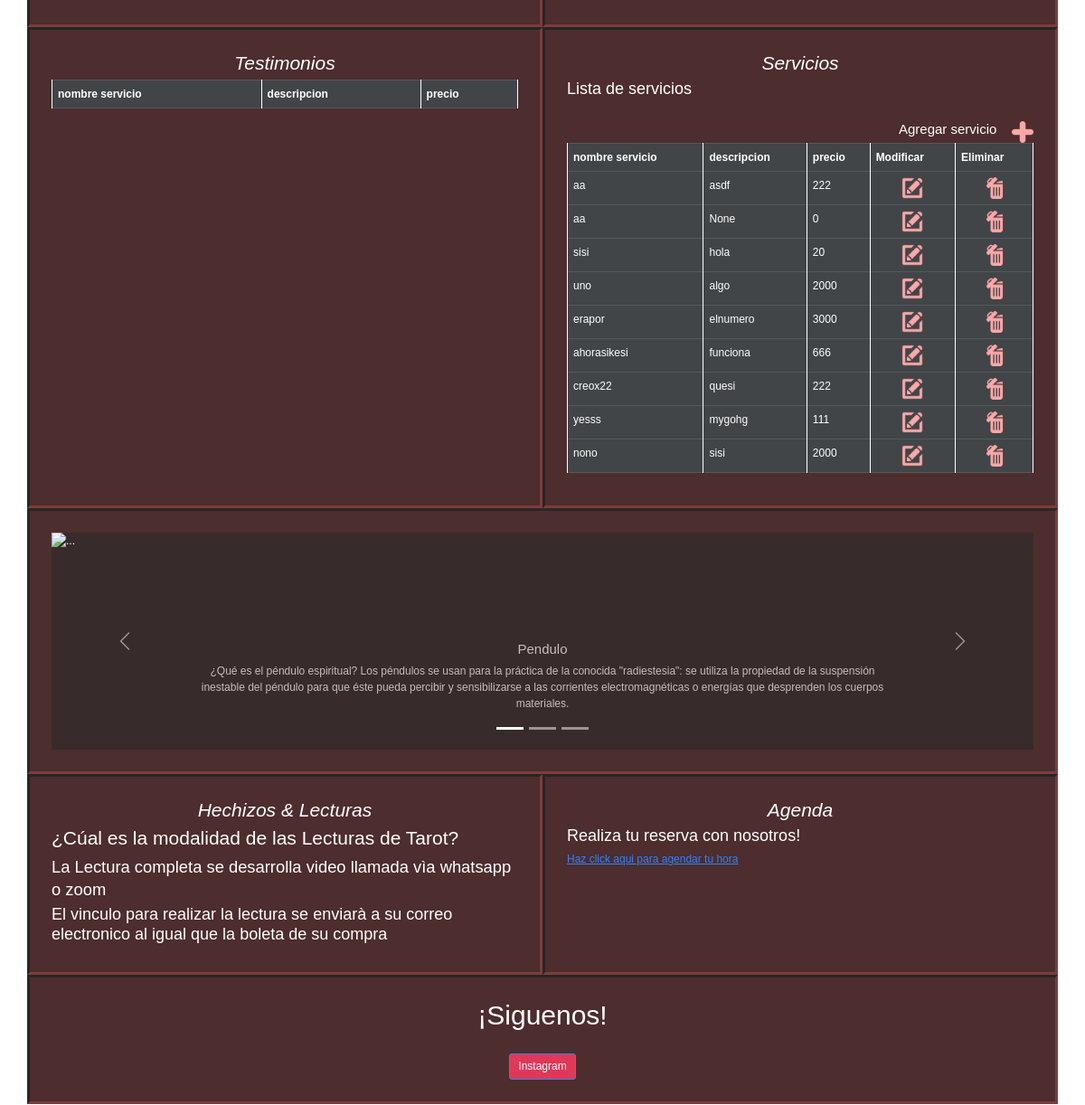
The app's page / (middle part), older data.
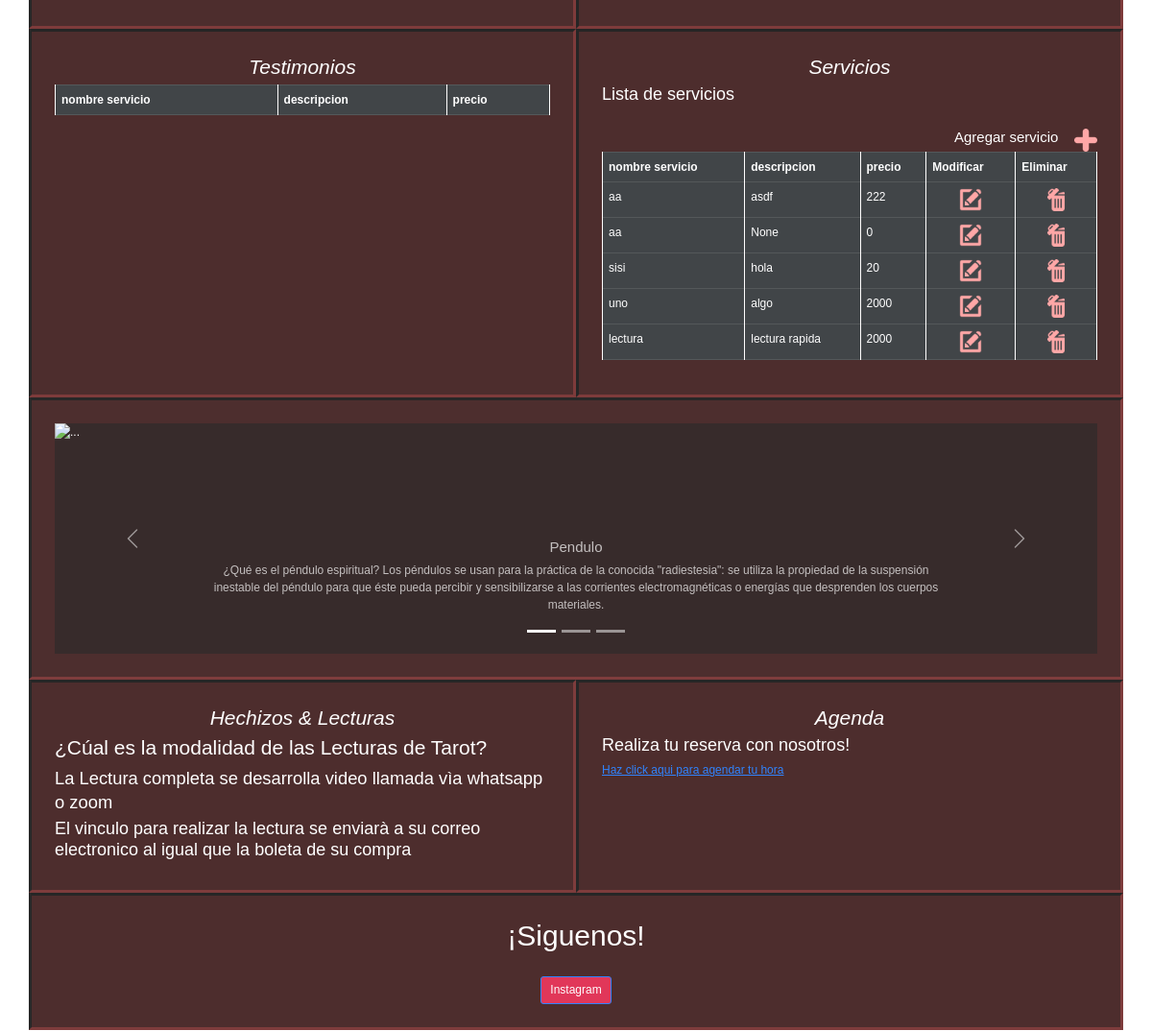
The same page, newer data.
### horas/models.py (models this page shows)
class Servicio(models.Model):
    precio = models.IntegerField(verbose_name='Precio', default=0)
    nombreServicio = models.CharField(max_length=20, verbose_name='Tipo de servicio')
    descripcion = models.CharField(max_length=50,verbose_name='Descripción', null=True)
    def __str__(self):
        return self.nombreServicio

### horas/views.py (the view)
# urls.py: path('', index, name="index"),
def index(request):
    servicios = Servicio.objects.all()
    datos = {
        'servicios': servicios
    }
    return render(request, 'horas/index.html', datos)

### horas/templates/horas/index.html (shortened to what this page needs)
{% load static %} {% load socialaccount %}
<!DOCTYPE html>
<html lang="es">
<head>
    <link href="https://cdn.jsdelivr.net/npm/bootstrap@5.1.3/dist/css/bootstrap.min.css" rel="stylesheet">
    <link type="text/css" rel="stylesheet" href="{% static 'horas/css/style.css' %}">
</head>
<body>
    <br>
    <br>
    <br>
    <br>
    <br>
    <br>
    <section>
        <div class="container">
            <div class="row">
                <div class="col-sm-12 col-md-6 item">
                    <br>
                    <br>
                </div>
                <div class="col-sm-12 col-md-6 item">
                </div>
            </div>
        </div>
    </section>
    <div class="container">
        <div class="row">
            <div class="col-sm-12 col-md-6 item">
                <h3 class="text-center" id="testimonios"> <i>Testimonios</i> </h3>
                <table border="1" class="table table-bordered table-dark">
                    <tr>
                        <th>nombre servicio</th>
                        <th>descripcion</th>
                        <th>precio</th>
                    </tr>
                </table>
            </div>
            <div class="col-sm-12 col-md-6 item">
                <h3 class="text-center" id="servicios"> <i>Servicios</i></h3>
                <table border="1" class="table table-bordered table-dark">
                    <h4>Lista de servicios</h4>
                    <tr>
                        <th>nombre servicio</th>
                        <th>descripcion</th>
                        <th>precio</th>
                        <th scope="col">Modificar</th>
                        <th scope="col">Eliminar</th>
                    </tr>
                    {% for ser in servicios %}
                    <tr>
                        <td>{{ser.nombreServicio}}</td>
                        <td>{{ser.descripcion}}</td>
                        <td>{{ser.precio}}</td>
                        <td class="text-center">
                            <a href="{% url 'modificarservicio' ser.id%}"><img src="{% static 'horas/img/editar.png' %}" id="editar" alt="editar"></a>
                        </td>
                        <td class="text-center">
                            <a href="{% url 'eliminarservicio' ser.id%}" class="confirmareliminar"><img src="{% static 'horas/img/delete.png' %}" id="delete" alt="delete"></a>
                        </td>
                    </tr>
                    {% endfor %}
                    <br>
                    <a href="{% url 'agregarservicio' %}"><img src="{% static 'horas/img/agregar.png' %}" id="agregar" alt="agregar"></a>
                    <h5 class="agregarserv">Agregar servicio &nbsp;&nbsp;&nbsp;</h2>
                </table>
            </div>
        </div>
    </div>
    <div class="container">
        <div class="row">
            <div class="col-sm-12 col-md-12 item">
                <div id="carouselExampleCaptions" class="carousel slide" data-bs-ride="carousel">
                    <div class="carousel-indicators">
                        <button type="button" data-bs-target="#carouselExampleCaptions" data-bs-slide-to="0" class="active" aria-current="true" aria-label="Slide 1"></button>
                        <button type="button" data-bs-target="#carouselExampleCaptions" data-bs-slide-to="1" aria-label="Slide 2"></button>
                        <button type="button" data-bs-target="#carouselExampleCaptions" data-bs-slide-to="2" aria-label="Slide 3"></button>
                    </div>
                    <div class="carousel-inner">
                        <div class="carousel-item active">
                            <div class="carousel-caption d-none d-md-block textcarrusel">
                                <h5>Pendulo</h5>
                                <p>¿Qué es el péndulo espiritual? Los péndulos se usan para la práctica de la conocida "radiestesia": se utiliza la propiedad de la suspensión inestable del péndulo para que éste pueda percibir y sensibilizarse a las corrientes
                                    electromagnéticas o energías que desprenden los cuerpos materiales.</p>
                            </div>
                        </div>
                    </div>
                    <button class="carousel-control-prev" type="button" data-bs-target="#carouselExampleCaptions" data-bs-slide="prev">
              <span class="carousel-control-prev-icon" aria-hidden="true"></span>
            </button>
                    <button class="carousel-control-next" type="button" data-bs-target="#carouselExampleCaptions" data-bs-slide="next">
              <span class="carousel-control-next-icon" aria-hidden="true"></span>
            </button>
                </div>
            </div>
        </div>
    </div>
    <section>
        <div class="container">
            <div class="row">
                <div class="col-sm-12 col-md-6 item">
                    <h3 class="text-center"> <i>Hechizos & Lecturas</i> </h3>
                    <h3>¿Cúal es la modalidad de las Lecturas de Tarot?</h3>
                    <h3> <small>La Lectura completa se desarrolla video llamada vìa whatsapp o zoom</small> </h3>
                    <h4>El vinculo para realizar la lectura se enviarà a su correo electronico al igual que la boleta de su compra</h4>
                </div>
                <div class="col-sm-12 col-md-6 item">
                    <h3 class="text-center" id="agenda"> <i>Agenda</i> </h3>
                    <h4>Realiza tu reserva con nosotros!</h4>
                    <a href="agenda.html">Haz click aqui para agendar tu hora</a>
                </div>
            </div>
        </div>
    </section>
    <div class="container">
        <div class="row">
            <div class="col-sm-12 col-md-12 item">
                <h1 id="sigue">¡Siguenos!</h1>
                <br>
                <div class="text-center">
                    <a class="btn btn-primary" href="https://www.instagram.com/shiluc.moon_tarot/" role="button" id="botoninsta">Instagram</a>
                </div>
            </div>
        </div>
    </div>
    <br><br><br><br>
</body>
</html>

### horas/static/horas/css/style.css (style rules this page uses)
:root { font-size: 12px; }
body { background-image: url(https://github.com/DanielContador/Shiluc/blob/master/img/imagenbase.jpg?raw=true); background-size: cover; color: white; font-family: Arial, Helvetica, sans-serif; }
th, td { padding: 8px; border: 1px solid rgb(255, 254, 254); }
.textcarrusel { font-size: 12px; background-color: #140505; opacity: 70%; }
.item { background-color: #2e0909; opacity: 0.85; padding: 2rem; border-style: inset; border-color: #140505; }
#sigue { text-align: center; }
#botoninsta { background-color: #dc143c; object-position: center; }
#delete { max-width: 2rem; }
#editar { max-width: 2rem; }
#agregar { max-width: 2rem; float: right; }
.agregarserv { text-align: right; }

Row changes from the older to the newer data that the page shows:
removed Servicio: nombreServicio "erapor", descripcion "elnumero", precio "3000"
removed Servicio: nombreServicio "ahorasikesi", descripcion "funciona", precio "666"
removed Servicio: nombreServicio "creox22", descripcion "quesi", precio "222"
removed Servicio: nombreServicio "yesss", descripcion "mygohg", precio "111"
removed Servicio: nombreServicio "nono", descripcion "sisi", precio "2000"
added Servicio: nombreServicio "lectura", descripcion "lectura rapida", precio "2000"
